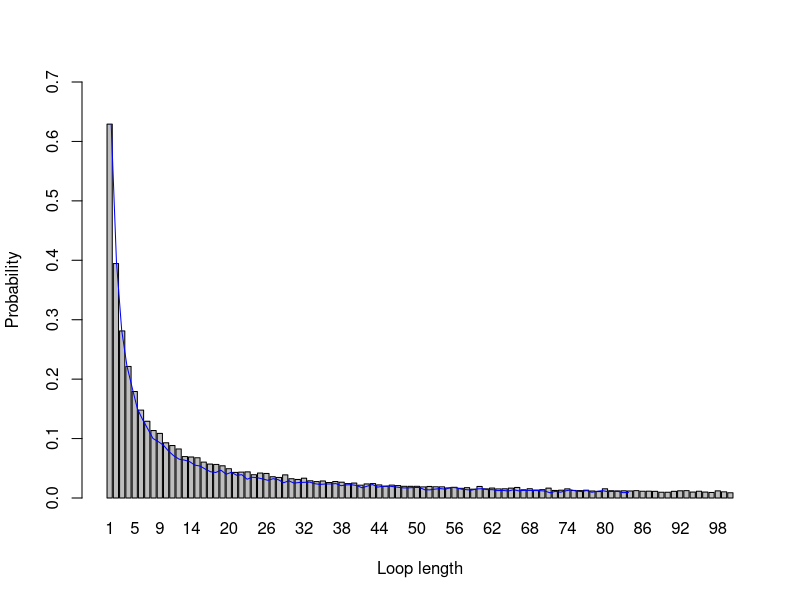

Reproduce this figure in R.
# Group 18
# Member: Shangyun Sun(S2330859); Ziyi Gu(S2307232); Mengyao Zhang(S2049018).

# Github repo: https://github.com/SSYTOMATO/Groupwork18.git

# Shangyun Sun: wrote the function Unit, Pone and corresponding comments;
#               visualized the probability.
# Ziyi Gu: wrote part of the function dloop and corresponding comments;
#          provided all examples' codes and analysis.
# Mengyao Zhang: wrote the function Pall and part of the function dloop;
#                wrote the overview comment and comments for function Pall.
# Each of us double-checked and optimized others' codes.
# Everyone undertook roughly 1/3 of the work.

#-------------------------------------------------------------------------------

# This code tries to solve a particular problem by three different strategies,
# estimate the probability of success of each strategy by stochastic simulation
# and do some investigation of one strategy which performs surprisingly better.

# The problem: A room contains 2n boxes numbered from 1 to 2n. There are 2n
#              cards, each printed with a unique number from 1 to 2n and
#              randomly placed one in each box. 2n prisoners numbered from 1 to
#              2n need to find the card with their number on it by opening a 
#              maximum on n boxes. After each prisoner’s go, the room is set to
#              its original state and communication is not allowed. If all
#              prisoners succeed in finding their number, then they all go free.

# Strategy 1: The prisoner starts at the box with their number on it, opens it
#             and find the card with number k. If k is not their prisoner number,
#             they go to box number k, open it and repeat the process until they
#             have either found the card with their number on it, or opened n 
#             boxes without finding it.
# Strategy 2: As strategy 1, but starting from a randomly selected box.
# Strategy 3: They open n boxes at random, checking each card for their number.

#-------------------------------------------------------------------------------

# 
# a pre function
Unit <- function(n,k,first,box){
# Function unit is a pre-function for other functions later, which is used to 
# determine whether prisoners can successful within n times.
# 
# Input: n (the maximum number that boxes can be opened)
#        k (the index of the first prisoner)
#        first (the index of the first box we chosen)
#        box (the integer simulated randomly, which represents the number on the
#        card contained in each box)
# Output: an integer which is marked as 1 when it success, otherwise marked as 0
  
  box_index <- first
  success <- 0 # 1 represents success, 0 represents failure
  for (i in 1:n){ # loop for n times, because maximum number of opened box is n
    if (k != box[box_index]){ # if k is not the prisoner's number,
      box_index <- box[box_index]  # prisoner goes to box number k, 
                                   # open it and repeat the process.
      
    } else {
      success <- 1 # when the card number equals to prisoner's number, 
      # the experiment is successful, we set success as 1, and stop loop.
      break
    }
  }
  success
}

#-------------------------------------------------------------------------------


# function Pone
Pone <- function(n,k,strategy,nreps=10000){
# Function pone is used to estimate probability of single prisoners success in  
# each strategy within nreps experiments. 
# Input: n (used to calculate the number of prisoners (2*n) and box (2*n))
#        k (the index of the first prisoner)
#        strategy (can equal to 1,2,3, represents 3 strategies respectively)
#        nreps (the amount of experiments, which is defaulted to 10000)
# Output: a float which is the probability 1 prisoner can find his or her number
  success <- 0
    
    # strategy 1
  if (strategy == 1){ # decide to use which stategy
    for (rep in 1:nreps){ # loop for nreps experiments
      box <- sample(2*n,2*n) # random simulate the card's number in boxes
      success <- success + Unit(n,k,k,box) # calculate the number of success
    }
  }
    
    # strategy 2
  else if (strategy == 2){
    for (rep in 1:nreps){
      box <- sample(2*n,2*n)
      first <- sample(2*n,1) # start the experiment with random selected box
      success <- success + Unit(n,k,first,box)
    }
  }
  
    # strategy 3
  else if(strategy == 3){
    for (rep in 1:nreps){
      choice <-sample(2*n,n) # open n boxes at random
      success <- success + k %in% choice # if k is in those opened box's 
      # card number, we think experiment success.
    }
  } 
  success/nreps # success probability = (the number of simulations with
                # result of success) / (the total number of simulations)
}

#-------------------------------------------------------------------------------

Pall <- function(n,strategy,nreps=10000){
  
  # Estimate the probability of all prisoners finding their number
  # By stochastic simulation
  
  # Input: n (the maximum number of boxes one prisoner can open, also, 2n is
  #           the number of prisoners, boxes and cards)
  #        strategy (take values of 1, 2, 3,
  #                  corresponding to strategies stated above)
  #        nreps (the number of replicate simulations to run in order to
  #               estimate the probability, with default value 10000)
  # Output: a float which is the probability of all prisoners finding their number
  
  success_num <- 0  # the times of simulations with result of success
  
  # strategy 1
  
  if (strategy == 1){
    for (rep in 1:nreps){     # loop for every simulation
      success <- 1            # 1 represents success, 0 represents failure
      box <- sample(2*n,2*n)  # place 2n card randomly
      for (k in 1:(2*n)){     # loop for every prisoner
        success <- success * Unit(n,k,k,box)  # variable success will remain 1
                                              # if every prisoner successes, but
                                              # will be 0 if any one fails
        if (success == 0){break}  # fail, no need to continue
      }
    success_num <- success_num + success  # if success, success_num will add 1
    }
  }
  
  # strategy 2
  
  else if (strategy == 2){      # similar as the strategy 1
    for (rep in 1:nreps){
      success <- 1
      box <- sample(2*n,2*n)
      for (k in 1:(2*n)){
        first <- sample(2*n,1)  # randomly choose the first box
        success <- success * Unit(n,k,first,box)
        if (success == 0){break}
      }
      success_num <- success_num + success  
    }
  }
  
  # strategy 3

  else {
    for (rep in 1:nreps){
      success <- 1
      for (k in 1:(2*n)){
        choice <-sample(2*n,n)  # randomly choose half of boxes 
        success <- success * k %in% choice # whether the prisoner's number is in
                                           # the boxes he chooses
        if (success == 0){break}
      }
      success_num <- success_num + success
    }
  } 
  
  success_num/nreps  # success probability = (the number of simulations with
                     # result of success) / (the total number of simulations) 
}

#-------------------------------------------------------------------------------

# Example codes for n = 5 and 50 with three different strategies
# results for each n is shown in a matrix
# row i is the result of strategy i
# column 1 is individual probability and column 2 is joint success probability

matrix_n5 <- matrix(0,3,2)
for (strategy in 1:3){
  matrix_n5[strategy,1] <- Pone(5,1,strategy)
  matrix_n5[strategy,2] <- Pall(5,strategy)
}
matrix_n5

# n = 50 matrix, row-strategy, column-indi/joint
matrix_n50 <- matrix(0,3,2)
for (strategy in 1:3){
  matrix_n50[strategy,1] <- Pone(50,1,strategy)
  matrix_n50[strategy,2] <- Pall(50,strategy)
}
matrix_n50

# Q4 here
# Joint success probability of strategy 2&3 are close to 0 but
# joint success probability of strategy 1 is surprisingly high
# The result is more obvious when n becomes larger.

#-------------------------------------------------------------------------------

# a new dloop function from zmy

dloop <- function(n,nreps=10000){
  freq <- rep(0,2*n)
  for (reps in 1:nreps){
    u <- sample(2*n,2*n)
    u_index <- 1:(2*n)
    len_list <- c()
    while (length(u_index) != 0){
      first <- u_index[1]
      k <- first
      ring <- k
      length <- 1
      while (u[k] != first){
        k <- u[k]
        length <- length + 1
        ring <- c(ring,k)
      }
      u_index <- u_index[-which(u_index %in% ring)]
      len_list <- c(len_list,length)
    }
    freq[which(1:(2*n) %in% len_list)] <- freq[which(1:(2*n) %in% len_list)] + 1
  }
  freq/nreps
}

test <- dloop(50)
test
prob <- 1 - sum(test[51:100])
prob



# Q6
x<-seq(1,100)

barplot(dloop(50),names=x,xlab = 'Loop length',ylab = 'Probability',ylim = c(0,0.7))
lines(x,dloop(50),type="l",col="blue")
# Analysis:
# When we perform the experiment with n=50. We can see from the graph 
# that a loop of length 1 has a higher probability compared to the other lengths.
# And as the length increases, the probability decreases abruptly. 
# When the length of the loop exceeds 50, the probability tends to zero.
# This is keeping up with our rules that the maximum number of boxes 
# that can be opened is n=50, otherwise it is considered a failure. 
# Therefore the probability of success in a loop of these lengths should be 0.
